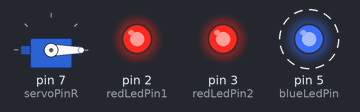
The program below on a simulated Arduino Nano, built with avr-gcc and run on an emulated ATmega328P. Shown: servo, output pins drawn as LEDs (lit = HIGH). Dashed ring = blinking.

Above: at 0.05 s.
Timing chart, 0 to 4.7 s (numbered marks = the images above):
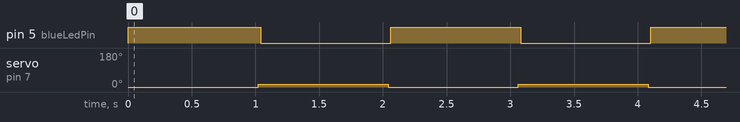

The program:

main.cpp
```cpp
#include <Servo.h>
#include <Arduino.h>

// Create a Servo object
Servo myServo;

// Define the PWM pin
int servoPinL = 9;
int servoPinR = 7;
int redLedPin1 = 2;
int redLedPin2 = 3;
int blueLedPin = 5;

void setup() {
  // Attach the servo to the specified pin

  pinMode(redLedPin1, OUTPUT);
  pinMode(redLedPin2, OUTPUT);
  pinMode(blueLedPin, OUTPUT);
  digitalWrite(redLedPin1, HIGH);
  digitalWrite(redLedPin2, HIGH);
  digitalWrite(blueLedPin, HIGH);
}

void loop() {
  // Rotate to 0 degrees
  myServo.attach(servoPinL);
  myServo.write(0);
  delay(20);
  myServo.attach(servoPinR);
  myServo.write(0);
  // digitalWrite(redLedPin1, HIGH);
  // digitalWrite(redLedPin2, HIGH);
  digitalWrite(blueLedPin, HIGH);
  delay(1000);

  // Rotate to 90 degrees
  myServo.attach(servoPinL);
  myServo.write(15);
  delay(20);
  myServo.attach(servoPinR);
  myServo.write(15);
  // digitalWrite(redLedPin1, LOW);
  // digitalWrite(redLedPin2, LOW);
  digitalWrite(blueLedPin, LOW);

  delay(1000);
}
```

Measured:
- by itself, pin 5 (blueLedPin): alternates HIGH for 1.0 s and LOW for 1.0 s
- by itself, servo on pin 7 (servoPinR): alternates 15° for 1.0 s and 0° for 1.0 s
